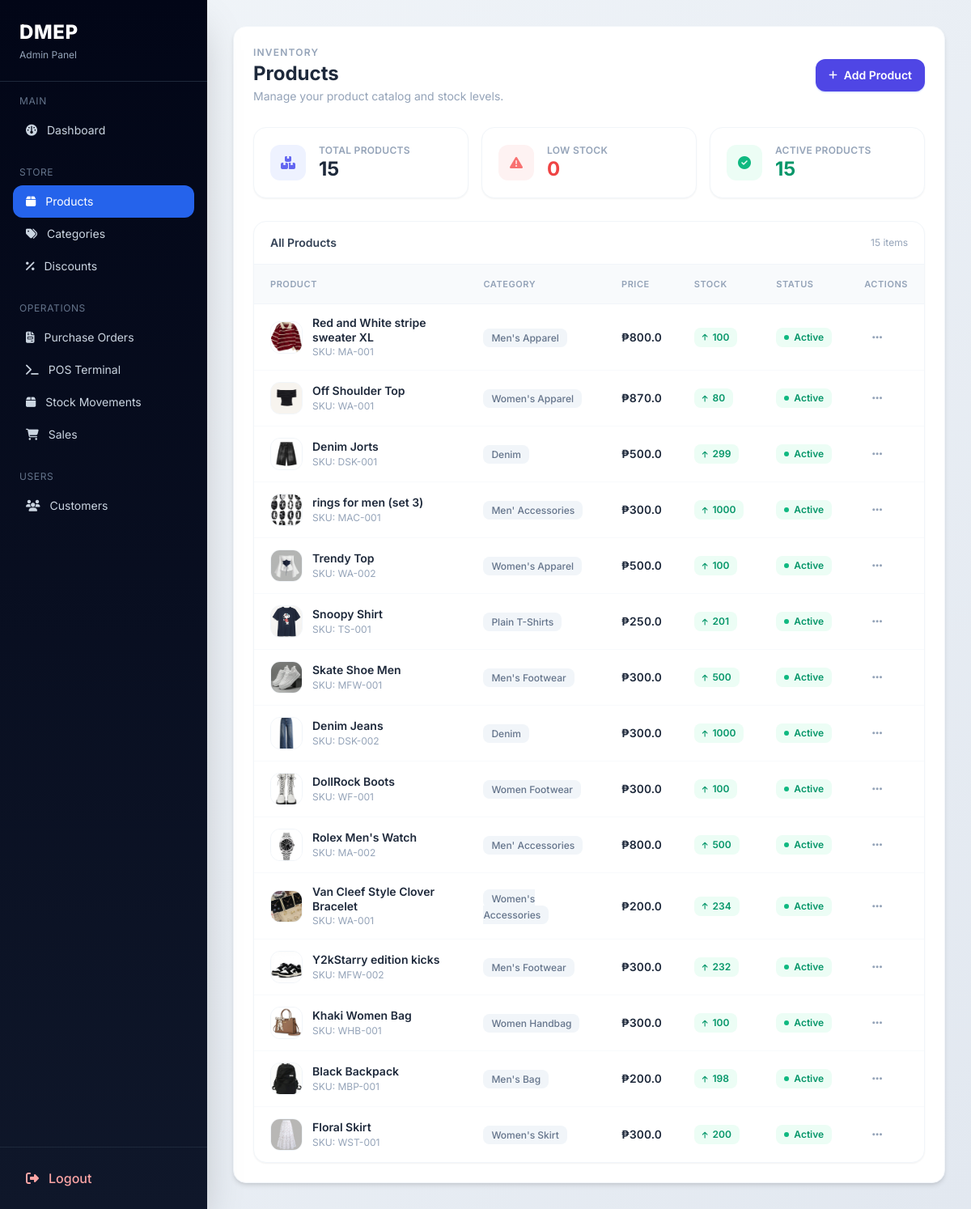
Screenshot of /admin-panel/products/ (signed in) with the database file from the repository.
### dmep/models.py (models this page shows, shortened)
class Product(models.Model):
    STATUS_CHOICES = [('active', 'Active'), ('inactive', 'Inactive'), ('discontinued', 'Discontinued')]
    category = models.ForeignKey(Category, on_delete=models.SET_NULL, null=True, blank=True, related_name='products')
    supplier = models.ForeignKey(Supplier, on_delete=models.SET_NULL, null=True, blank=True, related_name='products')
    name = models.CharField(max_length=255)
    sku = models.CharField(max_length=100, blank=True, null=True)
    cost_price = models.FloatField(blank=True, null=True)
    selling_price = models.FloatField(blank=True, null=True)
    stock_qty = models.IntegerField(blank=True, null=True)
    reorder_level = models.IntegerField(blank=True, null=True)
    unit = models.CharField(max_length=50, blank=True, null=True)
    status = models.CharField(max_length=50, choices=STATUS_CHOICES, blank=True, null=True)
    img = models.ImageField(upload_to='products/', blank=True, null=True)
    created_at = models.DateTimeField(auto_now_add=True)

class Category(models.Model):
    name = models.CharField(max_length=255)
    description = models.TextField(blank=True, null=True)
    parent = models.ForeignKey(
        'self',
        on_delete=models.CASCADE,
        null=True,
        blank=True,
        related_name='subcategories'
    )

### dmep/views/admin_views.py (the view)
# urls.py: path('products/', customer_views.product_list, name='products'),
@login_required
@user_passes_test(is_admin)
def product_list(request):
    products = Product.objects.all()
    categories = Category.objects.all()
    suppliers = Supplier.objects.all()
    active_products = Product.objects.filter(status='active').count()
    low_stock = Product.objects.filter(
        stock_qty__lte=models.F('reorder_level'),
        stock_qty__isnull=False,
        reorder_level__isnull=False
    ).count()
    return render(request, "panel/product.html", {
        "products": products,
        "categories": categories,
        "suppliers": suppliers,
        "active_products": active_products,
        "low_stock": low_stock,
    })

### dmep/context_processors.py (called while the page is built)
def cart_count(request):
    cart = request.session.get('cart', {})
    total = 0
    for item in cart.values():
        if isinstance(item, dict):
            total += int(item.get("qty", 0))
        else:
            total += int(item)
    return {'cart_count': total}

### dmep/views/admin_views.py (called while the page is built)
def is_admin(user):
    return user.groups.filter(name='admin').exists()

### dmep/templates/panel/product.html (shortened to what this page needs)
{% extends 'panel/base.html' %}
{% block content %}
<div class="flex items-center justify-between mb-7 fade-up">
  <div>
    <p class="text-xs font-semibold text-slate-400 uppercase tracking-widest mb-0.5">Inventory</p>
    <h1 class="text-2xl font-bold text-slate-800">Products</h1>
    <p class="text-sm text-slate-400 mt-0.5">Manage your product catalog and stock levels.</p>
  </div>
  <button onclick="openAddModal()"
          class="inline-flex items-center gap-2 bg-indigo-600 hover:bg-indigo-700 active:scale-[0.97] text-white px-4 py-2.5 rounded-xl text-sm font-semibold transition-all shadow-sm shadow-indigo-200">
    <i class="fas fa-plus text-xs"></i>
    Add Product
  </button>
</div>
<div class="grid grid-cols-1 sm:grid-cols-3 gap-4 mb-7">
  <div class="fade-up d1 bg-white border border-slate-100 rounded-2xl p-5 shadow-sm flex items-center gap-4">
    <div class="w-11 h-11 rounded-xl bg-indigo-50 flex items-center justify-center text-indigo-500">
      <i class="fas fa-boxes text-base"></i>
    </div>
    <div>
      <p class="text-xs font-semibold text-slate-400 uppercase tracking-wide">Total Products</p>
      <p class="text-2xl font-bold text-slate-800 leading-tight">{{ products|length }}</p>
    </div>
  </div>
  <div class="fade-up d2 bg-white border border-slate-100 rounded-2xl p-5 shadow-sm flex items-center gap-4">
    <div class="w-11 h-11 rounded-xl bg-red-50 flex items-center justify-center text-red-400">
      <i class="fas fa-exclamation-triangle text-base"></i>
    </div>
    <div>
      <p class="text-xs font-semibold text-slate-400 uppercase tracking-wide">Low Stock</p>
      <p class="text-2xl font-bold text-red-500 leading-tight">{{ low_stock }}</p>
    </div>
  </div>
  <div class="fade-up d3 bg-white border border-slate-100 rounded-2xl p-5 shadow-sm flex items-center gap-4">
    <div class="w-11 h-11 rounded-xl bg-emerald-50 flex items-center justify-center text-emerald-500">
      <i class="fas fa-check-circle text-base"></i>
    </div>
    <div>
      <p class="text-xs font-semibold text-slate-400 uppercase tracking-wide">Active Products</p>
      <p class="text-2xl font-bold text-emerald-600 leading-tight">{{ active_products }}</p>
    </div>
  </div>
</div>
<div class="fade-up d4 bg-white border border-slate-100 rounded-2xl shadow-sm overflow-hidden">
  <div class="flex items-center justify-between px-5 py-4 border-b border-slate-100">
    <p class="text-sm font-semibold text-slate-700">All Products</p>
    <p class="text-xs text-slate-400">{{ products|length }} item{{ products|length|pluralize }}</p>
  </div>
  <div class="overflow-x-auto">
  <table class="w-full text-sm">
    <thead>
    <tr class="bg-slate-50 border-b border-slate-100">
      <th class="px-5 py-3.5 text-left text-[11px] font-semibold text-slate-400 uppercase tracking-wider">Product</th>
      <th class="px-5 py-3.5 text-left text-[11px] font-semibold text-slate-400 uppercase tracking-wider">Category</th>
      <th class="px-5 py-3.5 text-left text-[11px] font-semibold text-slate-400 uppercase tracking-wider">Price</th>
      <th class="px-5 py-3.5 text-left text-[11px] font-semibold text-slate-400 uppercase tracking-wider">Stock</th>
      <th class="px-5 py-3.5 text-left text-[11px] font-semibold text-slate-400 uppercase tracking-wider">Status</th>
      <th class="px-5 py-3.5 text-left text-[11px] font-semibold text-slate-400 uppercase tracking-wider w-16">Actions</th>
    </tr>
    </thead>
    <tbody class="divide-y divide-slate-50">
    {% for product in products %}
    <tr class="prod-row">
      <td class="px-5 py-3.5">
        <div class="flex items-center gap-3">
          {% if product.img %}
          <img src="{{ product.img.url }}"
               class="w-10 h-10 rounded-xl object-cover border border-slate-100 shrink-0">
          {% else %}
          <div class="w-10 h-10 rounded-xl bg-slate-100 flex items-center justify-center shrink-0">
            <i class="fas fa-image text-slate-300 text-sm"></i>
          </div>
          {% endif %}
          <div>
            <p class="font-semibold text-slate-800 leading-tight">{{ product.name }}</p>
            <p class="text-xs text-slate-400 mt-0.5">SKU: {{ product.sku|default:"—" }}</p>
          </div>
        </div>
      </td>
      <td class="px-5 py-3.5">
        <span class="text-slate-500 text-xs font-medium bg-slate-100 px-2.5 py-1 rounded-lg">
          {{ product.category.name|default:"Uncategorized" }}
        </span>
      </td>
      <td class="px-5 py-3.5 font-semibold text-slate-800 tabular-nums">
        ₱{{ product.selling_price|default:"0" }}
      </td>
      <td class="px-5 py-3.5">
        {% if product.stock_qty <= product.reorder_level %}
        <span class="inline-flex items-center gap-1.5 px-2.5 py-1 text-xs font-semibold rounded-lg bg-red-50 text-red-500">
          <i class="fas fa-arrow-down text-[9px]"></i>{{ product.stock_qty }}
        </span>
        {% elif product.stock_qty <= 10 %}
        <span class="inline-flex items-center gap-1.5 px-2.5 py-1 text-xs font-semibold rounded-lg bg-amber-50 text-amber-500">
          <i class="fas fa-minus text-[9px]"></i>{{ product.stock_qty }}
        </span>
        {% else %}
        <span class="inline-flex items-center gap-1.5 px-2.5 py-1 text-xs font-semibold rounded-lg bg-emerald-50 text-emerald-600">
          <i class="fas fa-arrow-up text-[9px]"></i>{{ product.stock_qty }}
        </span>
        {% endif %}
      </td>
      <td class="px-5 py-3.5">
        {% if product.status == "active" %}
        <span class="inline-flex items-center gap-1.5 px-2.5 py-1 text-xs font-semibold rounded-lg bg-emerald-50 text-emerald-600">
          <span class="w-1.5 h-1.5 rounded-full bg-emerald-500"></span>Active
        </span>
        {% elif product.status == "inactive" %}
        <span class="inline-flex items-center gap-1.5 px-2.5 py-1 text-xs font-semibold rounded-lg bg-amber-50 text-amber-500">
          <span class="w-1.5 h-1.5 rounded-full bg-amber-400"></span>Inactive
        </span>
        {% else %}
        <span class="inline-flex items-center gap-1.5 px-2.5 py-1 text-xs font-semibold rounded-lg bg-red-50 text-red-500">
          <span class="w-1.5 h-1.5 rounded-full bg-red-400"></span>Discontinued
        </span>
        {% endif %}
      </td>
      <td class="px-5 py-3.5 relative">
        <button onclick="toggleMenu(event, '{{ product.id }}')"
                class="w-8 h-8 rounded-lg hover:bg-slate-100 flex items-center justify-center text-slate-400 hover:text-slate-700 transition-colors">
          <i class="fas fa-ellipsis-h text-sm"></i>
        </button>
      </td>
    </tr>
    {% endfor %}
    </tbody>
  </table>
  </div>
</div>
{% endblock %}

### dmep/templates/panel/product.html (style rules this page uses)
body { font-family: 'Inter', sans-serif; }
.fade-up { animation: fadeUp 0.4s cubic-bezier(0.22,1,0.36,1) both; }
.d1 { animation-delay: 0.05s; }
.d2 { animation-delay: 0.10s; }
.d3 { animation-delay: 0.15s; }
.d4 { animation-delay: 0.20s; }
.prod-row { transition: background 0.15s; }

### rows the page displays
Product: img (picture), name "Red and White stripe sweater XL", sku "MA-001", category.name "Men's Apparel", selling_price "800.0", stock_qty "100", status "active" (drawn)
Product: img (picture), name "Off Shoulder Top", sku "WA-001", category.name "Women's Apparel", selling_price "870.0", stock_qty "80", status "active" (drawn)
Product: img (picture), name "Denim Jorts", sku "DSK-001", category.name "Denim", selling_price "500.0", stock_qty "299", status "active" (drawn)
Product: img (picture), name "rings for men (set 3)", sku "MAC-001", category.name "Men' Accessories", selling_price "300.0", stock_qty "1000", status "active" (drawn)
Product: img (picture), name "Trendy Top", sku "WA-002", category.name "Women's Apparel", selling_price "500.0", stock_qty "100", status "active" (drawn)
Product: img (picture), name "Snoopy Shirt", sku "TS-001", category.name "Plain T-Shirts", selling_price "250.0", stock_qty "201", status "active" (drawn)
Product: img (picture), name "Skate Shoe Men", sku "MFW-001", category.name "Men's Footwear", selling_price "300.0", stock_qty "500", status "active" (drawn)
Product: img (picture), name "Denim Jeans", sku "DSK-002", category.name "Denim", selling_price "300.0", stock_qty "1000", status "active" (drawn)
Product: img (picture), name "DollRock Boots", sku "WF-001", category.name "Women Footwear", selling_price "300.0", stock_qty "100", status "active" (drawn)
Product: img (picture), name "Rolex Men's Watch", sku "MA-002", category.name "Men' Accessories", selling_price "800.0", stock_qty "500", status "active" (drawn)
Product: img (picture), name "Van Cleef Style Clover Bracelet", sku "WA-001", category.name "Women's Accessories", selling_price "200.0", stock_qty "234", status "active" (drawn)
Product: img (picture), name "Y2kStarry edition kicks", sku "MFW-002", category.name "Men's Footwear", selling_price "300.0", stock_qty "232", status "active" (drawn)
Product: img (picture), name "Khaki Women Bag", sku "WHB-001", category.name "Women Handbag", selling_price "300.0", stock_qty "100", status "active" (drawn)
Product: img (picture), name "Black Backpack", sku "MBP-001", category.name "Men's Bag", selling_price "200.0", stock_qty "198", status "active" (drawn)
Product: img (picture), name "Floral Skirt", sku "WST-001", category.name "Women's Skirt", selling_price "300.0", stock_qty "200", status "active" (drawn)

### other values shown
{{ products|length }} "15"
{{ low_stock }} "0"
{{ active_products }} "15"
